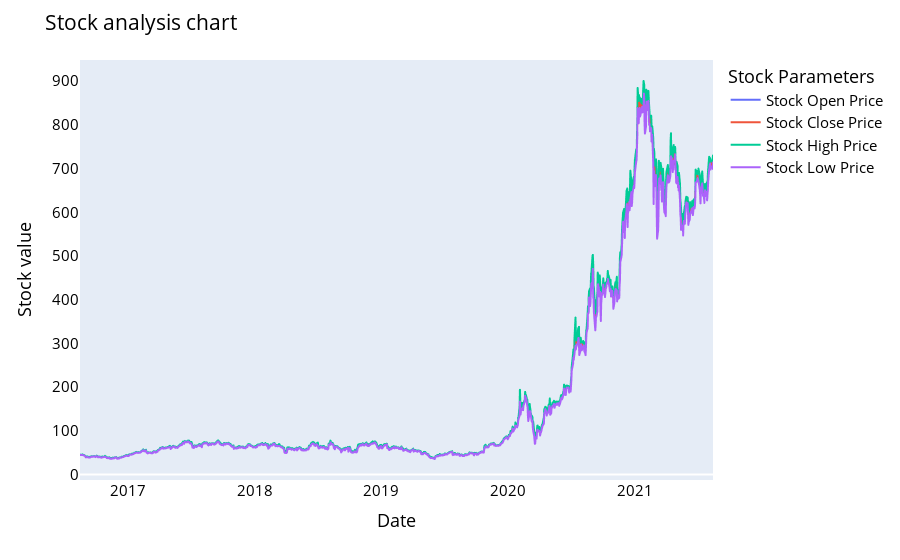

Here is the notebook cell this chart was saved with:
### Markdown cell above
# Trend comparision between stock open price, close price, high price, low price

### Code cell
names = cycle(['Stock Open Price','Stock Close Price','Stock High Price','Stock Low Price'])

fig = px.line(maindf, x=maindf.date, y=[maindf['open'], maindf['close'], 
                                          maindf['high'], maindf['low']],
             labels={'date': 'Date','value':'Stock value'})
fig.update_layout(title_text='Stock analysis chart', font_size=15, font_color='black',legend_title_text='Stock Parameters')
fig.for_each_trace(lambda t:  t.update(name = next(names)))
fig.update_xaxes(showgrid=False)
fig.update_yaxes(showgrid=False)
fig.show()

### Figure 1 — Plotly figure (JSON) as saved in the notebook; plotly's stock layout.template omitted (floating-point values rounded to 4 significant figures; data arrays with more than 128 entries replaced by an {"elided": "..."} marker saying what was removed)
{"data": [{"hovertemplate": "variable=open<br>Date=%{x}<br>Stock value=%{y}<extra></extra>", "legendgroup": "open", "line": {"color": "#636efa", "dash": "solid"}, "marker": {"symbol": "circle"}, "mode": "lines", "name": "Stock Open Price", "showlegend": true, "type": "scattergl", "x": {"elided": "1258 str values"}, "xaxis": "x", "y": {"elided": "1258 float values"}, "yaxis": "y"}, {"hovertemplate": "variable=close<br>Date=%{x}<br>Stock value=%{y}<extra></extra>", "legendgroup": "close", "line": {"color": "#EF553B", "dash": "solid"}, "marker": {"symbol": "circle"}, "mode": "lines", "name": "Stock Close Price", "showlegend": true, "type": "scattergl", "x": {"elided": "1258 str values"}, "xaxis": "x", "y": {"elided": "1258 float values"}, "yaxis": "y"}, {"hovertemplate": "variable=high<br>Date=%{x}<br>Stock value=%{y}<extra></extra>", "legendgroup": "high", "line": {"color": "#00cc96", "dash": "solid"}, "marker": {"symbol": "circle"}, "mode": "lines", "name": "Stock High Price", "showlegend": true, "type": "scattergl", "x": {"elided": "1258 str values"}, "xaxis": "x", "y": {"elided": "1258 float values"}, "yaxis": "y"}, {"hovertemplate": "variable=low<br>Date=%{x}<br>Stock value=%{y}<extra></extra>", "legendgroup": "low", "line": {"color": "#ab63fa", "dash": "solid"}, "marker": {"symbol": "circle"}, "mode": "lines", "name": "Stock Low Price", "showlegend": true, "type": "scattergl", "x": {"elided": "1258 str values"}, "xaxis": "x", "y": {"elided": "1258 float values"}, "yaxis": "y"}], "layout": {"autosize": true, "font": {"color": "black", "size": 15}, "legend": {"title": {"text": "Stock Parameters"}, "tracegroupgap": 0}, "margin": {"t": 60}, "title": {"text": "Stock analysis chart"}, "xaxis": {"anchor": "y", "autorange": true, "domain": [0, 1], "range": ["2016-08-16", "2021-08-13"], "showgrid": false, "title": {"text": "Date"}, "type": "date"}, "yaxis": {"anchor": "x", "autorange": true, "domain": [0, 1], "range": [-12.66, 948.5], "showgrid": false, "title": {"text": "Stock value"}, "type": "linear"}}}
